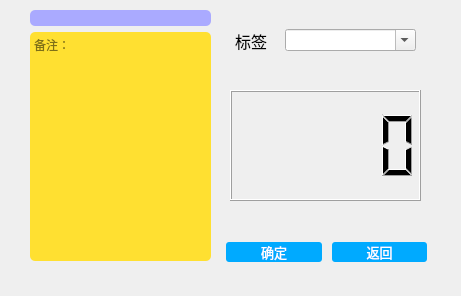
<?xml version="1.0" encoding="UTF-8"?>
<ui version="4.0">
 <class>Widget</class>
 <widget class="QWidget" name="Widget">
  <property name="geometry">
   <rect>
    <x>0</x>
    <y>0</y>
    <width>461</width>
    <height>296</height>
   </rect>
  </property>
  <property name="windowTitle">
   <string>Widget</string>
  </property>
  <widget class="QLCDNumber" name="lcdNumber">
   <property name="geometry">
    <rect>
     <x>230</x>
     <y>90</y>
     <width>191</width>
     <height>111</height>
    </rect>
   </property>
   <property name="digitCount">
    <number>5</number>
   </property>
   <property name="value" stdset="0">
    <double>0.000000000000000</double>
   </property>
  </widget>
  <widget class="QPushButton" name="Button_for_time">
   <property name="geometry">
    <rect>
     <x>230</x>
     <y>90</y>
     <width>191</width>
     <height>111</height>
    </rect>
   </property>
   <property name="styleSheet">
    <string notr="true">background: transparent;
border:0px;</string>
   </property>
   <property name="text">
    <string/>
   </property>
  </widget>
  <widget class="QWidget" name="layoutWidget">
   <property name="geometry">
    <rect>
     <x>30</x>
     <y>10</y>
     <width>181</width>
     <height>251</height>
    </rect>
   </property>
   <layout class="QVBoxLayout" name="verticalLayout">
    <item>
     <widget class="QLineEdit" name="workname">
      <property name="styleSheet">
       <string notr="true">border: 5px rgb(0, 85, 255);
background-color:rgb(170, 170, 255);
font: 75 12pt &quot;微软雅黑&quot;;
border-radius:5px;</string>
      </property>
      <property name="alignment">
       <set>Qt::AlignCenter</set>
      </property>
     </widget>
    </item>
    <item>
     <widget class="QTextEdit" name="workremark">
      <property name="styleSheet">
       <string notr="true">border: 5px rgb(0, 85, 255);
background-color:rgb(255, 224, 49);
font: 9pt &quot;宋体&quot;;
border-radius:5px;</string>
      </property>
      <property name="html">
       <string>&lt;!DOCTYPE HTML PUBLIC &quot;-//W3C//DTD HTML 4.0//EN&quot; &quot;http://www.w3.org/TR/REC-html40/strict.dtd&quot;&gt;
&lt;html&gt;&lt;head&gt;&lt;meta name=&quot;qrichtext&quot; content=&quot;1&quot; /&gt;&lt;style type=&quot;text/css&quot;&gt;
p, li { white-space: pre-wrap; }
&lt;/style&gt;&lt;/head&gt;&lt;body style=&quot; font-family:'宋体'; font-size:9pt; font-weight:400; font-style:normal;&quot;&gt;
&lt;p style=&quot;-qt-paragraph-type:empty; margin-top:0px; margin-bottom:0px; margin-left:0px; margin-right:0px; -qt-block-indent:0; text-indent:0px; font-family:'SimSun';&quot;&gt;&lt;br /&gt;&lt;/p&gt;&lt;/body&gt;&lt;/html&gt;</string>
      </property>
      <property name="placeholderText">
       <string>备注：</string>
      </property>
     </widget>
    </item>
   </layout>
  </widget>
  <widget class="QWidget" name="layoutWidget">
   <property name="geometry">
    <rect>
     <x>230</x>
     <y>10</y>
     <width>191</width>
     <height>61</height>
    </rect>
   </property>
   <layout class="QHBoxLayout" name="horizontalLayout" stretch="1,3">
    <property name="leftMargin">
     <number>5</number>
    </property>
    <property name="rightMargin">
     <number>5</number>
    </property>
    <item>
     <widget class="QLabel" name="label">
      <property name="font">
       <font>
        <family>Academy Engraved LET</family>
        <pointsize>12</pointsize>
       </font>
      </property>
      <property name="text">
       <string>标签</string>
      </property>
     </widget>
    </item>
    <item>
     <widget class="QComboBox" name="comboBox">
      <property name="editable">
       <bool>true</bool>
      </property>
     </widget>
    </item>
   </layout>
  </widget>
  <widget class="QWidget" name="layoutWidget">
   <property name="geometry">
    <rect>
     <x>221</x>
     <y>227</y>
     <width>211</width>
     <height>51</height>
    </rect>
   </property>
   <layout class="QHBoxLayout" name="horizontalLayout_2">
    <property name="spacing">
     <number>10</number>
    </property>
    <property name="leftMargin">
     <number>5</number>
    </property>
    <property name="rightMargin">
     <number>5</number>
    </property>
    <item>
     <widget class="QPushButton" name="goback_2">
      <property name="styleSheet">
       <string notr="true">background-color:rgb(0, 170, 255);
color:rgb(255, 255, 255);
border:2px rgb(41, 134, 255);
font:10pt;
border-radius:3px;

</string>
      </property>
      <property name="text">
       <string>确定</string>
      </property>
     </widget>
    </item>
    <item>
     <widget class="QPushButton" name="goback">
      <property name="styleSheet">
       <string notr="true">background-color:rgb(0, 170, 255);
color:rgb(255, 255, 255);
border:2px rgb(41, 134, 255);
font:10pt;
border-radius:3px;

</string>
      </property>
      <property name="text">
       <string>返回</string>
      </property>
     </widget>
    </item>
   </layout>
  </widget>
 </widget>
 <resources/>
 <connections/>
</ui>
